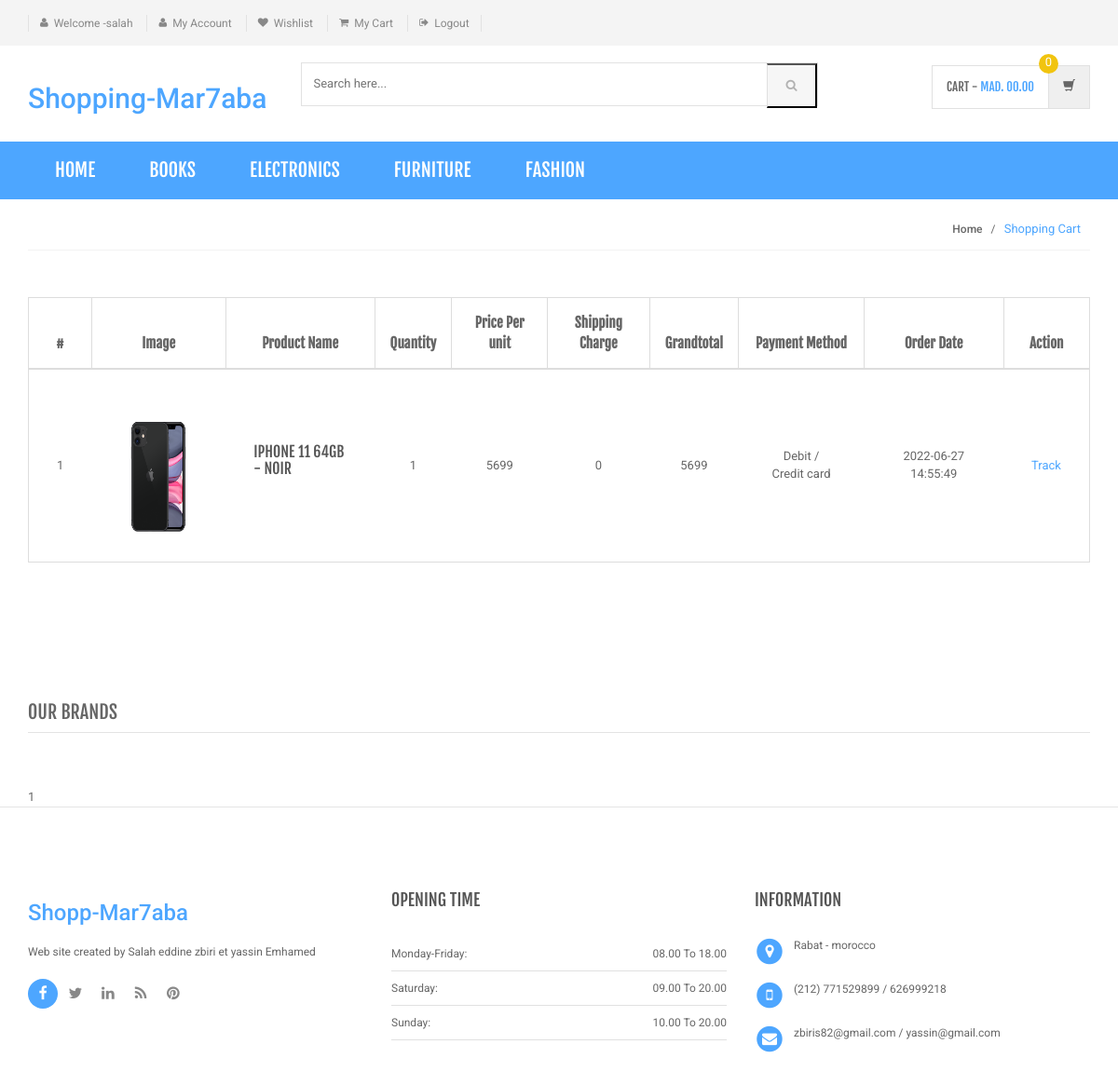
The app's page /shopping/shopping/order-history.php (signed in) with its own data.
### tables this page shows
CREATE TABLE `category` (
  `id` int(11) NOT NULL,
  `categoryName` varchar(255) DEFAULT NULL,
  `categoryDescription` longtext DEFAULT NULL,
  `creationDate` timestamp NOT NULL DEFAULT current_timestamp(),
  `updationDate` varchar(255) DEFAULT NULL
);

CREATE TABLE `orders` (
  `id` int(11) NOT NULL,
  `userId` int(11) DEFAULT NULL,
  `productId` varchar(255) DEFAULT NULL,
  `quantity` int(11) DEFAULT NULL,
  `orderDate` timestamp NOT NULL DEFAULT current_timestamp(),
  `paymentMethod` varchar(50) DEFAULT NULL,
  `orderStatus` varchar(55) DEFAULT NULL
);

CREATE TABLE `products` (
  `id` int(11) NOT NULL,
  `category` int(11) NOT NULL,
  `subCategory` int(11) DEFAULT NULL,
  `productName` varchar(255) DEFAULT NULL,
  `productCompany` varchar(255) DEFAULT NULL,
  `productPrice` int(11) DEFAULT NULL,
  `productPriceBeforeDiscount` int(11) DEFAULT NULL,
  `productDescription` longtext DEFAULT NULL,
  `productImage1` varchar(255) DEFAULT NULL,
  `productImage2` varchar(255) DEFAULT NULL,
  `productImage3` varchar(255) DEFAULT NULL,
  `shippingCharge` int(11) DEFAULT NULL,
  `productAvailability` varchar(255) DEFAULT NULL,
  `postingDate` timestamp NULL DEFAULT current_timestamp(),
  `updationDate` varchar(255) DEFAULT NULL
);

### shopping/shopping/order-history.php (the view, shortened to what this page needs)
<?php
include('includes/config.php');
if(strlen($_SESSION['login'])==0)
    {
header('location:login.php');
}
else{
?>
<!DOCTYPE html>
<html lang="en">
	<head>
	    <link rel="stylesheet" href="assets/css/bootstrap.min.css">
	    <link rel="stylesheet" href="assets/css/main.css">
	    <link rel="stylesheet" href="assets/css/green.css">
	    <link rel="stylesheet" href="assets/css/owl.carousel.css">
		<link rel="stylesheet" href="assets/css/owl.transitions.css">
		<link href="assets/css/lightbox.css" rel="stylesheet">
		<link rel="stylesheet" href="assets/css/animate.min.css">
		<link rel="stylesheet" href="assets/css/rateit.css">
		<link rel="stylesheet" href="assets/css/bootstrap-select.min.css">
		<link rel="stylesheet" href="assets/css/config.css">
		<link href="assets/css/green.css" rel="alternate stylesheet" title="Green color">
		<link href="assets/css/blue.css" rel="alternate stylesheet" title="Blue color">
		<link href="assets/css/red.css" rel="alternate stylesheet" title="Red color">
		<link href="assets/css/orange.css" rel="alternate stylesheet" title="Orange color">
		<link href="assets/css/dark-green.css" rel="alternate stylesheet" title="Darkgreen color">
		<link rel="stylesheet" href="assets/css/font-awesome.min.css">
	</head>
    <body class="cnt-home">
<header class="header-style-1">
<?php include('includes/top-header.php');?>
<?php include('includes/main-header.php');?>
<?php include('includes/menu-bar.php');?>
</header>
<div class="breadcrumb">
	<div class="container">
		<div class="breadcrumb-inner">
			<ul class="list-inline list-unstyled">
				<li><a href="#">Home</a></li>
				<li class='active'>Shopping Cart</li>
			</ul>
		</div>
	</div>
</div>
<div class="body-content outer-top-xs">
	<div class="container">
		<div class="row inner-bottom-sm">
			<div class="shopping-cart">
				<div class="col-md-12 col-sm-12 shopping-cart-table ">
	<div class="table-responsive">
<form name="cart" method="post">
		<table class="table table-bordered">
			<thead>
				<tr>
					<th class="cart-romove item">#</th>
					<th class="cart-description item">Image</th>
					<th class="cart-product-name item">Product Name</th>
					<th class="cart-qty item">Quantity</th>
					<th class="cart-sub-total item">Price Per unit</th>
					<th class="cart-sub-total item">Shipping Charge</th>
					<th class="cart-total item">Grandtotal</th>
					<th class="cart-total item">Payment Method</th>
					<th class="cart-description item">Order Date</th>
					<th class="cart-total last-item">Action</th>
				</tr>
			</thead>
			<tbody>
<?php $query=mysqli_query($con,"select products.productImage1 as pimg1,products.productName as pname,products.id as proid,orders.productId as opid,orders.quantity as qty,products.productPrice as pprice,products.shippingCharge as shippingcharge,orders.paymentMethod as paym,orders.orderDate as odate,orders.id as orderid from orders join products on orders.productId=products.id where orders.userId='".$_SESSION['id']."' and orders.paymentMethod is not null");
$cnt=1;
while($row=mysqli_fetch_array($query))
{
?>
				<tr>
					<td><?php echo $cnt;?></td>
					<td class="cart-image">
						<a class="entry-thumbnail" href="detail.html">
						    <img src="admin/productimages/<?php echo $row['proid'];?>/<?php echo $row['pimg1'];?>" alt="" width="84" height="146">
						</a>
					</td>
					<td class="cart-product-name-info">
						<h4 class='cart-product-description'><a href="product-details.php?pid=<?php echo $row['opid'];?>">
						<?php echo $row['pname'];?></a></h4>
					</td>
					<td class="cart-product-quantity">
						<?php echo $qty=$row['qty']; ?>
		            </td>
					<td class="cart-product-sub-total"><?php echo $price=$row['pprice']; ?>  </td>
					<td class="cart-product-sub-total"><?php echo $shippcharge=$row['shippingcharge']; ?>  </td>
					<td class="cart-product-grand-total"><?php echo (($qty*$price)+$shippcharge);?></td>
					<td class="cart-product-sub-total"><?php echo $row['paym']; ?>  </td>
					<td class="cart-product-sub-total"><?php echo $row['odate']; ?>  </td>
					<td>
 <a href="javascript:void(0);" onClick="popUpWindow('track-order.php?oid=<?php echo htmlentities($row['orderid']);?>');" title="Track order">
					Track</td>
				</tr>
<?php $cnt=$cnt+1;} ?>
			</tbody>
		</table>
	</div>
</div>
		</div>
		</div>
<?php echo include('includes/brands-slider.php');?>
	</div>
</div>
<?php include('includes/footer.php');?>
</body>
</html>
<?php } ?>

### shopping/shopping/includes/menu-bar.php (shortened to what this page needs)
<div class="header-nav animate-dropdown">
    <div class="container">
        <div class="yamm navbar navbar-default" role="navigation">
            <div class="nav-bg-class">
                <div class="navbar-collapse collapse" id="mc-horizontal-menu-collapse">
	<div class="nav-outer">
		<ul class="nav navbar-nav">
			<li class="active dropdown yamm-fw">
				<a href="index.php" data-hover="dropdown" class="dropdown-toggle">Home</a>
			</li>
              <?php $sql=mysqli_query($con,"select id,categoryName  from category limit 6");
while($row=mysqli_fetch_array($sql))
{
    ?>
			<li class="dropdown yamm">
				<a href="category.php?cid=<?php echo $row['id'];?>"> <?php echo $row['categoryName'];?></a>
			</li>
			<?php } ?>
		</ul>
		<div class="clearfix"></div>
	</div>
</div>
            </div>
        </div>
    </div>
</div>

### records on screen
category: categoryName "BOOKS"
category: categoryName "ELECTRONICS"
category: categoryName "FURNITURE"
category: categoryName "FASHION"
orders: productId.productImage1 (picture), productId.productName "IPHONE 11 64GB - NOIR", quantity "1", productId.productPrice "5699", productId.shippingCharge "0", ($qty*$price)+$shippcharge "5699", paymentMethod "Debit / Credit card", orderDate "2022-06-27 14:55:49"

### other values on screen
$_SESSION['username'] "salah"
include('includes/brands-slider.php') "1"
